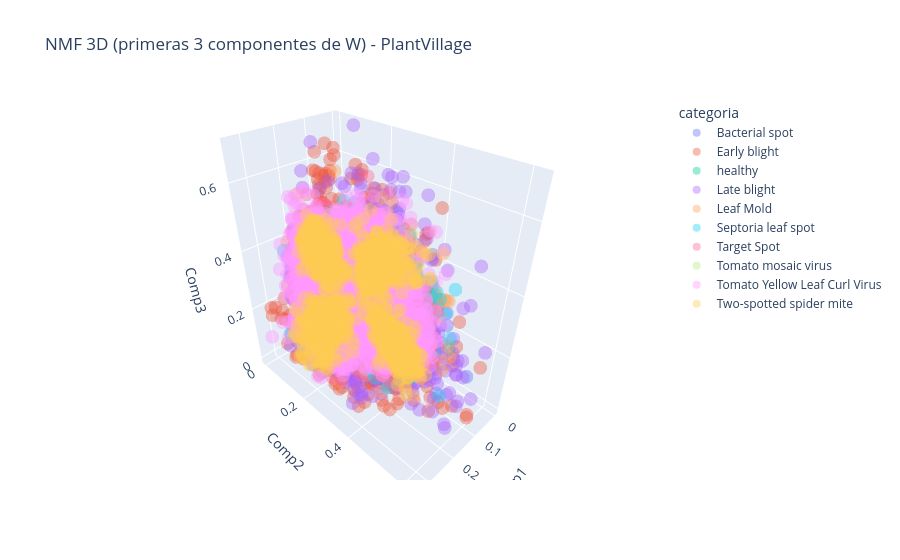
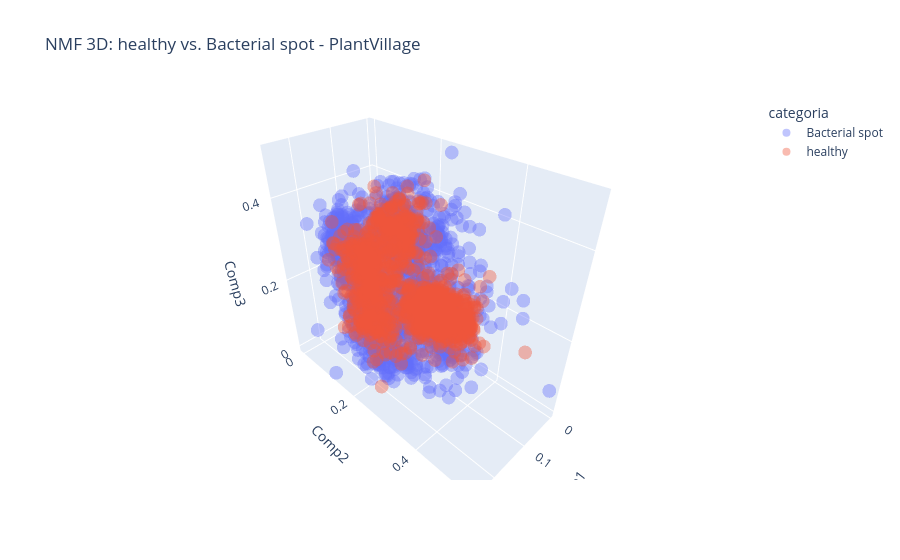

Notebook source saved alongside these figures, in order:
### Code cell
# Visualización 3D de las componentes NMF (W), coloreada por categoría
df_nmf_plantvillage_3 = pd.DataFrame(W_plantvillage[:, :3], columns=['Comp1', 'Comp2', 'Comp3'])
df_nmf_plantvillage_3['categoria'] = meta_plantvillage['categoria'].values

fig = px.scatter_3d(
    df_nmf_plantvillage_3, x='Comp1', y='Comp2', z='Comp3', color='categoria',
    opacity=0.4,
    title='NMF 3D (primeras 3 componentes de W) - PlantVillage'
)
fig.show()

# Pares "Sano vs. [enfermedad]" para revisar si hay separación clara par a par,
# aunque no se distinga con las 10 clases encimadas
sano_plantvillage = [c for c in df_nmf_plantvillage_3['categoria'].unique() if 'health' in c.lower()][0]
for enfermedad in sorted(df_nmf_plantvillage_3['categoria'].unique()):
    if enfermedad == sano_plantvillage:
        continue
    subset_par = df_nmf_plantvillage_3[df_nmf_plantvillage_3['categoria'].isin([sano_plantvillage, enfermedad])]
    fig = px.scatter_3d(
        subset_par, x='Comp1', y='Comp2', z='Comp3', color='categoria',
        opacity=0.4,
        title=f'NMF 3D: {sano_plantvillage} vs. {enfermedad} - PlantVillage'
    )
    fig.show()

df_nmf_taiwan_3 = pd.DataFrame(W_taiwan[:, :3], columns=['Comp1', 'Comp2', 'Comp3'])
df_nmf_taiwan_3['categoria'] = meta_taiwan['categoria'].values

fig = px.scatter_3d(
    df_nmf_taiwan_3, x='Comp1', y='Comp2', z='Comp3', color='categoria',
    opacity=0.4,
    title='NMF 3D (primeras 3 componentes de W) - Taiwan'
)
fig.show()

sano_taiwan = [c for c in df_nmf_taiwan_3['categoria'].unique() if 'health' in c.lower()][0]
for enfermedad in sorted(df_nmf_taiwan_3['categoria'].unique()):
    if enfermedad == sano_taiwan:
        continue
    subset_par = df_nmf_taiwan_3[df_nmf_taiwan_3['categoria'].isin([sano_taiwan, enfermedad])]
    fig = px.scatter_3d(
        subset_par, x='Comp1', y='Comp2', z='Comp3', color='categoria',
        opacity=0.4,
        title=f'NMF 3D: {sano_taiwan} vs. {enfermedad} - Taiwan'
    )
    fig.show()

### Figure 1 — Plotly figure (JSON) as saved in the notebook; plotly's stock layout.template omitted (floating-point values rounded to 4 significant figures; data arrays with more than 128 entries replaced by an {"elided": "..."} marker saying what was removed)
{"data": [{"hovertemplate": "categoria=Bacterial spot<br>Comp1=%{x}<br>Comp2=%{y}<br>Comp3=%{z}<extra></extra>", "legendgroup": "Bacterial spot", "marker": {"color": "#636efa", "opacity": 0.4, "symbol": "circle"}, "mode": "markers", "name": "Bacterial spot", "scene": "scene", "showlegend": true, "type": "scatter3d", "x": {"elided": "1702 float values"}, "y": {"elided": "1702 float values"}, "z": {"elided": "1702 float values"}}, {"hovertemplate": "categoria=Early blight<br>Comp1=%{x}<br>Comp2=%{y}<br>Comp3=%{z}<extra></extra>", "legendgroup": "Early blight", "marker": {"color": "#EF553B", "opacity": 0.4, "symbol": "circle"}, "mode": "markers", "name": "Early blight", "scene": "scene", "showlegend": true, "type": "scatter3d", "x": {"elided": "800 float values"}, "y": {"elided": "800 float values"}, "z": {"elided": "800 float values"}}, {"hovertemplate": "categoria=healthy<br>Comp1=%{x}<br>Comp2=%{y}<br>Comp3=%{z}<extra></extra>", "legendgroup": "healthy", "marker": {"color": "#00cc96", "opacity": 0.4, "symbol": "circle"}, "mode": "markers", "name": "healthy", "scene": "scene", "showlegend": true, "type": "scatter3d", "x": {"elided": "1267 float values"}, "y": {"elided": "1267 float values"}, "z": {"elided": "1267 float values"}}, {"hovertemplate": "categoria=Late blight<br>Comp1=%{x}<br>Comp2=%{y}<br>Comp3=%{z}<extra></extra>", "legendgroup": "Late blight", "marker": {"color": "#ab63fa", "opacity": 0.4, "symbol": "circle"}, "mode": "markers", "name": "Late blight", "scene": "scene", "showlegend": true, "type": "scatter3d", "x": {"elided": "1523 float values"}, "y": {"elided": "1523 float values"}, "z": {"elided": "1523 float values"}}, {"hovertemplate": "categoria=Leaf Mold<br>Comp1=%{x}<br>Comp2=%{y}<br>Comp3=%{z}<extra></extra>", "legendgroup": "Leaf Mold", "marker": {"color": "#FFA15A", "opacity": 0.4, "symbol": "circle"}, "mode": "markers", "name": "Leaf Mold", "scene": "scene", "showlegend": true, "type": "scatter3d", "x": {"elided": "762 float values"}, "y": {"elided": "762 float values"}, "z": {"elided": "762 float values"}}, {"hovertemplate": "categoria=Septoria leaf spot<br>Comp1=%{x}<br>Comp2=%{y}<br>Comp3=%{z}<extra></extra>", "legendgroup": "Septoria leaf spot", "marker": {"color": "#19d3f3", "opacity": 0.4, "symbol": "circle"}, "mode": "markers", "name": "Septoria leaf spot", "scene": "scene", "showlegend": true, "type": "scatter3d", "x": {"elided": "1417 float values"}, "y": {"elided": "1417 float values"}, "z": {"elided": "1417 float values"}}, {"hovertemplate": "categoria=Target Spot<br>Comp1=%{x}<br>Comp2=%{y}<br>Comp3=%{z}<extra></extra>", "legendgroup": "Target Spot", "marker": {"color": "#FF6692", "opacity": 0.4, "symbol": "circle"}, "mode": "markers", "name": "Target Spot", "scene": "scene", "showlegend": true, "type": "scatter3d", "x": {"elided": "1124 float values"}, "y": {"elided": "1124 float values"}, "z": {"elided": "1124 float values"}}, {"hovertemplate": "categoria=Tomato mosaic virus<br>Comp1=%{x}<br>Comp2=%{y}<br>Comp3=%{z}<extra></extra>", "legendgroup": "Tomato mosaic virus", "marker": {"color": "#B6E880", "opacity": 0.4, "symbol": "circle"}, "mode": "markers", "name": "Tomato mosaic virus", "scene": "scene", "showlegend": true, "type": "scatter3d", "x": {"elided": "299 float values"}, "y": {"elided": "299 float values"}, "z": {"elided": "299 float values"}}, {"hovertemplate": "categoria=Tomato Yellow Leaf Curl Virus<br>Comp1=%{x}<br>Comp2=%{y}<br>Comp3=%{z}<extra></extra>", "legendgroup": "Tomato Yellow Leaf Curl Virus", "marker": {"color": "#FF97FF", "opacity": 0.4, "symbol": "circle"}, "mode": "markers", "name": "Tomato Yellow Leaf Curl Virus", "scene": "scene", "showlegend": true, "type": "scatter3d", "x": {"elided": "4286 float values"}, "y": {"elided": "4286 float values"}, "z": {"elided": "4286 float values"}}, {"hovertemplate": "categoria=Two-spotted spider mite<br>Comp1=%{x}<br>Comp2=%{y}<br>Comp3=%{z}<extra></extra>", "legendgroup": "Two-spotted spider mite", "marker": {"color": "#FECB52", "opacity": 0.4, "symbol": "circle"}, "mode": "markers", "name": "Two-spotted spider mite", "scene": "scene", "showlegend": true, "type": "scatter3d", "x": {"elided": "1341 float values"}, "y": {"elided": "1341 float values"}, "z": {"elided": "1341 float values"}}], "layout": {"legend": {"title": {"text": "categoria"}, "tracegroupgap": 0}, "scene": {"domain": {"x": [0.0, 1.0], "y": [0.0, 1.0]}, "xaxis": {"title": {"text": "Comp1"}}, "yaxis": {"title": {"text": "Comp2"}}, "zaxis": {"title": {"text": "Comp3"}}}, "title": {"text": "NMF 3D (primeras 3 componentes de W) - PlantVillage"}}}

### Figure 2 — Plotly figure (JSON) as saved in the notebook; plotly's stock layout.template omitted (floating-point values rounded to 4 significant figures; data arrays with more than 128 entries replaced by an {"elided": "..."} marker saying what was removed)
{"data": [{"hovertemplate": "categoria=Bacterial spot<br>Comp1=%{x}<br>Comp2=%{y}<br>Comp3=%{z}<extra></extra>", "legendgroup": "Bacterial spot", "marker": {"color": "#636efa", "opacity": 0.4, "symbol": "circle"}, "mode": "markers", "name": "Bacterial spot", "scene": "scene", "showlegend": true, "type": "scatter3d", "x": {"elided": "1702 float values"}, "y": {"elided": "1702 float values"}, "z": {"elided": "1702 float values"}}, {"hovertemplate": "categoria=healthy<br>Comp1=%{x}<br>Comp2=%{y}<br>Comp3=%{z}<extra></extra>", "legendgroup": "healthy", "marker": {"color": "#EF553B", "opacity": 0.4, "symbol": "circle"}, "mode": "markers", "name": "healthy", "scene": "scene", "showlegend": true, "type": "scatter3d", "x": {"elided": "1267 float values"}, "y": {"elided": "1267 float values"}, "z": {"elided": "1267 float values"}}], "layout": {"legend": {"title": {"text": "categoria"}, "tracegroupgap": 0}, "scene": {"domain": {"x": [0.0, 1.0], "y": [0.0, 1.0]}, "xaxis": {"title": {"text": "Comp1"}}, "yaxis": {"title": {"text": "Comp2"}}, "zaxis": {"title": {"text": "Comp3"}}}, "title": {"text": "NMF 3D: healthy vs. Bacterial spot - PlantVillage"}}}
